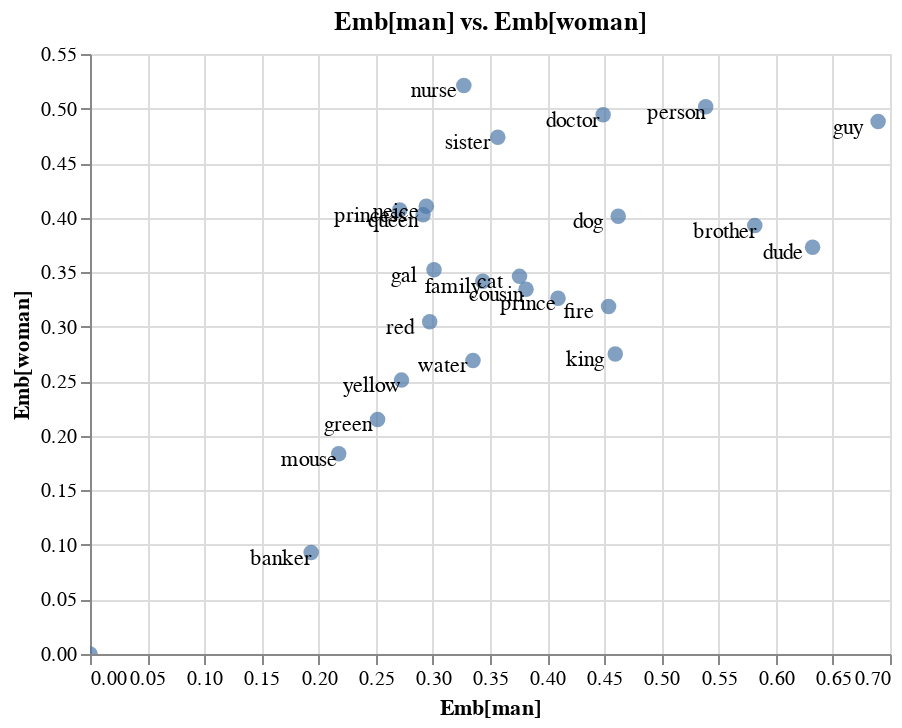

Notebook code for this chart:
### Code cell
orig_chart = emb.plot_interactive('man', 'woman')
orig_chart

### Figure 1 — Vega-Lite specification as saved in the notebook (floating-point values rounded to 4 significant figures)
{"config": {"view": {"continuousWidth": 400, "continuousHeight": 300}}, "layer": [{"mark": {"type": "circle", "size": 60}, "encoding": {"tooltip": [{"type": "nominal", "field": "name"}, {"type": "nominal", "field": "original"}], "x": {"type": "quantitative", "axis": {"title": "Emb[man]"}, "field": "x_axis"}, "y": {"type": "quantitative", "axis": {"title": "Emb[woman]"}, "field": "y_axis"}}, "selection": {"selector001": {"type": "interval", "bind": "scales", "encodings": ["x", "y"]}}, "title": "Emb[man] vs. Emb[woman]"}, {"mark": {"type": "text", "color": "black", "dx": -15, "dy": 3}, "encoding": {"text": {"type": "nominal", "field": "original"}, "x": {"type": "quantitative", "axis": {"title": "Emb[man]"}, "field": "x_axis"}, "y": {"type": "quantitative", "axis": {"title": "Emb[woman]"}, "field": "y_axis"}}}], "data": {"name": "data-f99450cb42a4c37029bbb687ee85b0ca"}, "$schema": "https://vega.github.io/schema/vega-lite/v4.0.2.json", "datasets": {"data-f99450cb42a4c37029bbb687ee85b0ca": [{"x_axis": 0.4095, "y_axis": 0.3262, "name": "Emb[prince]", "original": "prince"}, {"x_axis": 0.271, "y_axis": 0.4069, "name": "Emb[princess]", "original": "princess"}, {"x_axis": 0.3271, "y_axis": 0.5211, "name": "Emb[nurse]", "original": "nurse"}, {"x_axis": 0.449, "y_axis": 0.4944, "name": "Emb[doctor]", "original": "doctor"}, {"x_axis": 0.1935, "y_axis": 0.09302, "name": "Emb[banker]", "original": "banker"}, {"x_axis": 0.3816, "y_axis": 0.3343, "name": "Emb[cousin]", "original": "cousin"}, {"x_axis": 0.2943, "y_axis": 0.4104, "name": "Emb[neice]", "original": "neice"}, {"x_axis": 0.4596, "y_axis": 0.2749, "name": "Emb[king]", "original": "king"}, {"x_axis": 0.2914, "y_axis": 0.4025, "name": "Emb[queen]", "original": "queen"}, {"x_axis": 0.6323, "y_axis": 0.3729, "name": "Emb[dude]", "original": "dude"}, {"x_axis": 0.6896, "y_axis": 0.4881, "name": "Emb[guy]", "original": "guy"}, {"x_axis": 0.301, "y_axis": 0.3523, "name": "Emb[gal]", "original": "gal"}, {"x_axis": 0.4538, "y_axis": 0.3186, "name": "Emb[fire]", "original": "fire"}, {"x_axis": 0.4622, "y_axis": 0.4013, "name": "Emb[dog]", "original": "dog"}, {"x_axis": 0.3758, "y_axis": 0.3462, "name": "Emb[cat]", "original": "cat"}, {"x_axis": 0.2176, "y_axis": 0.1836, "name": "Emb[mouse]", "original": "mouse"}, {"x_axis": 0.2972, "y_axis": 0.3045, "name": "Emb[red]", "original": "red"}, {"x_axis": 0.0, "y_axis": 0.0, "name": "Emb[bluee]", "original": "bluee"}, {"x_axis": 0.2516, "y_axis": 0.215, "name": "Emb[green]", "original": "green"}, {"x_axis": 0.2726, "y_axis": 0.2511, "name": "Emb[yellow]", "original": "yellow"}, {"x_axis": 0.3351, "y_axis": 0.2691, "name": "Emb[water]", "original": "water"}, {"x_axis": 0.5387, "y_axis": 0.5016, "name": "Emb[person]", "original": "person"}, {"x_axis": 0.3437, "y_axis": 0.3416, "name": "Emb[family]", "original": "family"}, {"x_axis": 0.5817, "y_axis": 0.3928, "name": "Emb[brother]", "original": "brother"}, {"x_axis": 0.3568, "y_axis": 0.4737, "name": "Emb[sister]", "original": "sister"}]}}
